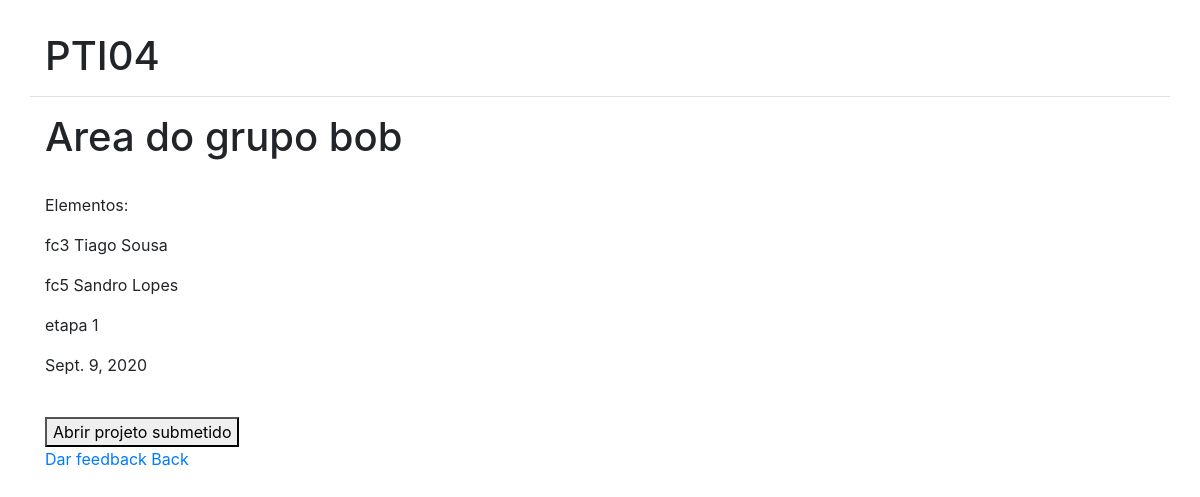
Screenshot of /groups/7/this-group/ with the database file from the repository.
### login/models.py (models this page shows, shortened)
class Group(models.Model):
    subject = models.ForeignKey(Subject, on_delete=models.CASCADE)
    members = models.ManyToManyField(User)
    name = models.CharField(max_length=20)

class User(AbstractBaseUser):
    email = models.EmailField(
        verbose_name='email address',
        max_length=255,
        unique=True,
    )
    date_of_birth = models.DateField(blank=True, null=True)
    is_active = models.BooleanField(default=True)
    is_admin = models.BooleanField(default=False)
    is_student = models.BooleanField(default=False)
    is_teacher = models.BooleanField(default=False)
    subjects = models.ManyToManyField(Subject, null=True, blank=True)
    firstname = models.CharField(blank=True, null=True, max_length=20)
    surname = models.CharField(blank=True, null=True, max_length=20)
    objects = UserManager()
    USERNAME_FIELD = 'email'
    def __str__(self):
        if self.firstname and self.surname:
            return "fc"+str(self.id)+" "+self.firstname + " " + self.surname
        else:
            return str(self.email)

class Stage(models.Model):
    subject = models.ForeignKey(Subject, on_delete=models.CASCADE)
    number = models.IntegerField(default=0)
    name = models.CharField(max_length=20)
    description = models.CharField(max_length=100)
    deadline = models.DateField(blank=True, null=True)

### groups/views.py (the view, shortened to what this page needs)
# urls.py: path('<int:group_id>/this-group/', views.this_group, name='this-group'),
def this_group(request,group_id=None):
    try:
        group = Group.objects.get(id=group_id)
    except:
        raise Http404
    context = {}
    context['group'] = group
    stages = Stage.objects.filter(subject=group.subject)
    context['stages'] = stages
    return render(request, 'groups/this-group.html', context)

### templates/groups/this-group.html (shortened to what this page needs)
{% extends "base.html" %}
{% block content %}
<h1>Area do grupo {{ group.name }} </h1>
<br>
<p>Elementos:</p>
{% for member in group.members.all %}
<p>{{ member }}</p>
{% endfor %}
{% for stage in stages %}
    <p>{{ stage.name }}</p>
    <p>{{ stage.deadline }}</p>
    <br>
    <form method="post" enctype="multipart/form-data">
        <button type="submit">Abrir projeto submetido</button>
    </form>
    <a href="{% url 'new-feedback' stage.id group.id %}">Dar feedback</a>
{% endfor %}
<a href="{% url 'groups-subject' group.subject.id %}">Back</a>
{% endblock %}

### rows the page displays
Group: name "bob"
User: firstname+surname+id "fc3 Tiago Sousa"
User: firstname+surname+id "fc5 Sandro Lopes"
Stage: name "etapa 1", deadline "Sept. 9, 2020"
